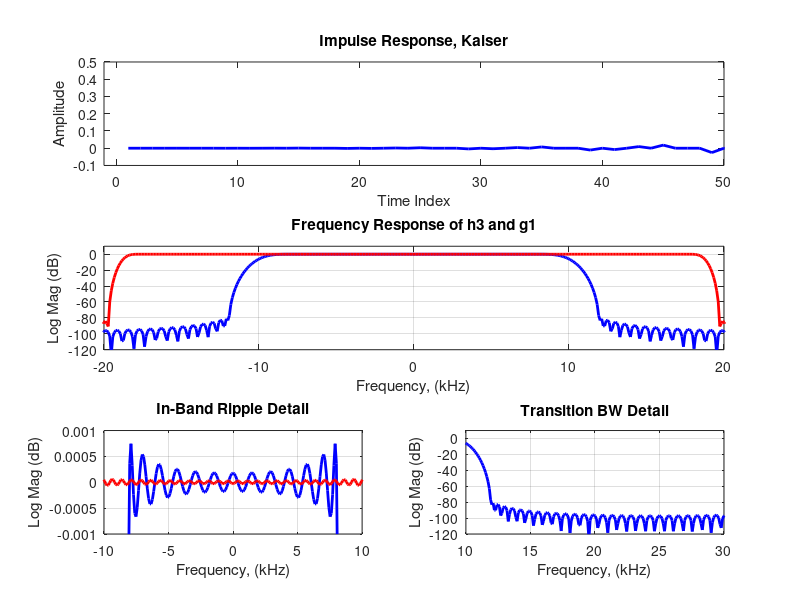

The MATLAB script that drew this image:
fs1 = 50;
fs2 = 100;
f1 = 8; 
f2 = 12; 
A_dB = 80;

Beta = A_dB/10; %if A_dB < 40 dB have to reduce Beta
M = floor((fs1/(f2-f1))*A_dB/15); %For windowed design, A_dB/22

if rem(M,2)==0 %we want N to be an odd integer 
    M=M+1;  
end

MM=(M-1)/2; %Compute end points of array interval, NN
phi=2*pi*(-MM:MM)*(f1+f2)/(2*fs1); %compute phase argument of sinc filter
 
h=sin(phi)./phi; %unscaled sinc filter h
h(MM+1)=1; %correct failed 0/0 computation
h0=h.*kaiser(2*MM+1,Beta)'; %Apply window to obtain Stopband Ripple
h2=h0*(f2+f1)/fs1; %Scale filter gain f0/fs

h3 = zeros(1,2*length(h2));
h3(1:2:end) = h2;

f13 = fs2/8;
f23 = fs2/4;

phi3 = 2*pi*(-length(h3):length(h3))*(f13+f23)/(2*fs2);
h1 = sin(phi3)./phi3;
h1(length(h3)+1) = 1;
h03 = h1 .* kaiser(2*length(h3)+1, Beta)';
g1 = h03*(f23+f13)/fs2;

figure(207)
subplot(3,1,1)
grid on
plot(h3,'b','linewidth',2)
axis([-1 50 -0.1 0.5])
title('Impulse Response, Kaiser')
xlabel('Time Index')
ylabel('Amplitude')

fh=fftshift(20*log10(abs(fft(h3,1024))));
fh2=fftshift(20*log10(abs(fft(g1,1024))));

subplot(3,1,2)
plot([-0.5:1/1024:0.5-1/1024]*fs2,fh,'b','linewidth',2)
hold on
plot([-0.5:1/1024:0.5-1/1024]*fs2,fh2,'r','linewidth',2)
hold off
grid on
axis([-20 +20 -120 10])
title('Frequency Response of h3 and g1')
xlabel('Frequency, (kHz)')
ylabel('Log Mag (dB)')

subplot(3,2,5)
plot([-0.5:1/1024:0.5-1/1024]*fs2,fh,'b','linewidth',2)
grid on
hold on 
plot([-0.5:1/1024:0.5-1/1024]*fs2,fh2,'r','linewidth',2)
hold off
axis([-10 +10 -0.0010 0.0010])
title('In-Band Ripple Detail')
xlabel('Frequency, (kHz)')
ylabel('Log Mag (dB)')

subplot(3,2,6)
plot([-0.5:1/1024:0.5-1/1024]*fs2,fh,'b','linewidth',2)
grid on
axis([10 +30 -120 10])
title('Transition BW Detail')
xlabel('Frequency, (kHz)')
ylabel('Log Mag (dB)')
